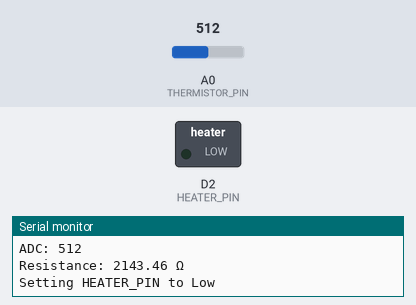
The sketch below on a simulated ESP8266 (NodeMCU). Shown: switched loads named in the sketch (green lamp = pin HIGH), the last lines printed to the serial monitor. The inputs (shaded band) are chosen by the test bench; at power-on: A0 (THERMISTOR_PIN) = 512.

Above: at 2.8 s.
2.9 s: A0 (THERMISTOR_PIN) set to 0
At 4.4 s:
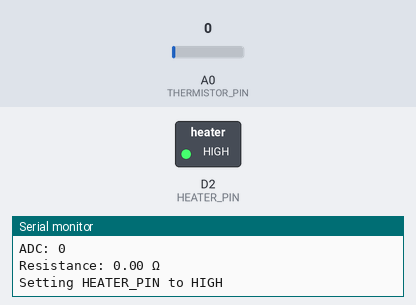
5.6 s: A0 (THERMISTOR_PIN) set to 30
At 7.3 s:
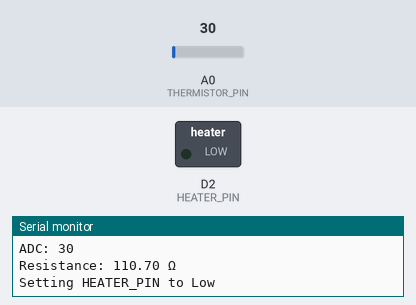
Timing chart, 0 to 8.8 s (numbered marks = the images above; inputs shaded):
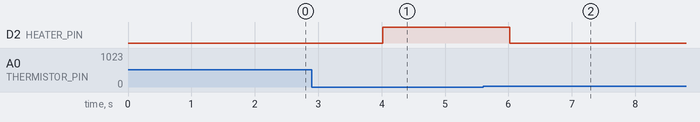

Measured:
- after the input at 2.9 s, D2 (HEATER_PIN): LOW → HIGH after 1.1 s
- after the input at 5.6 s, D2 (HEATER_PIN): HIGH → LOW after 0.42 s

The sketch:

heating_control.ino
```cpp
#define THERMISTOR_PIN A0
#define HEATER_PIN D2

float R = 15000;
float R0 = 10000;
float beta = 4220;
float targetTemp = 20;
float baseKelvin = 298.15;
float currentTemp;
float thermistorResistance;
float voltage;
float VCC = 5;
int counter = 0;
float offset = -2.0;
int Vadc;

void setup()
{
  pinMode(HEATER_PIN, OUTPUT);
  Serial.begin(115200);
}

void loop()
{
  Vadc = analogRead(A0);
  voltage = (VCC * Vadc) / 4095;
  thermistorResistance = (R * voltage) / (VCC - voltage);

  float x = log(thermistorResistance / R0);
  currentTemp = 1.0 / ((1.0 / baseKelvin) + (x / beta)) - 273.15;
  counter++;
  Serial.println("");
  Serial.println(counter);

  Serial.print("Target: ");
  Serial.print(targetTemp+offset);
  Serial.println("°C");

  Serial.print("Temperature: ");
  Serial.print(currentTemp);
  Serial.println("°C");

  Serial.print("Voltage: ");
  Serial.print(voltage);
  Serial.println(" V");

  Serial.print("ADC: ");
  Serial.println(Vadc);

  Serial.print("Resistance: ");
  Serial.print(thermistorResistance);
  Serial.println(" Ω");

  if (currentTemp < targetTemp - 0.5)
  {
    Serial.println("Setting HEATER_PIN to HIGH");
    digitalWrite(HEATER_PIN, HIGH);
  }
  else
  {
    Serial.println("Setting HEATER_PIN to Low");
    digitalWrite(HEATER_PIN, LOW);
  }

  delay(2000);
}
```
